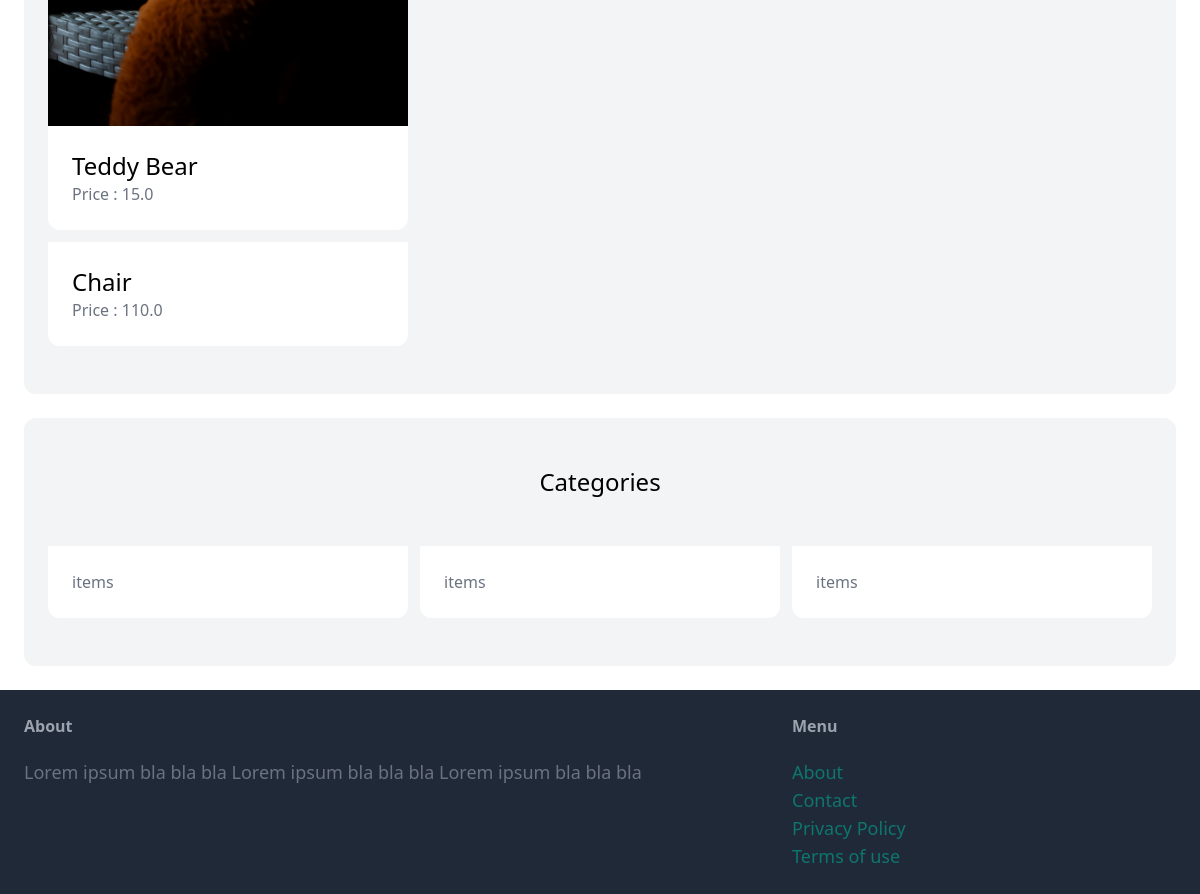
The app's page / (lower part), older data.
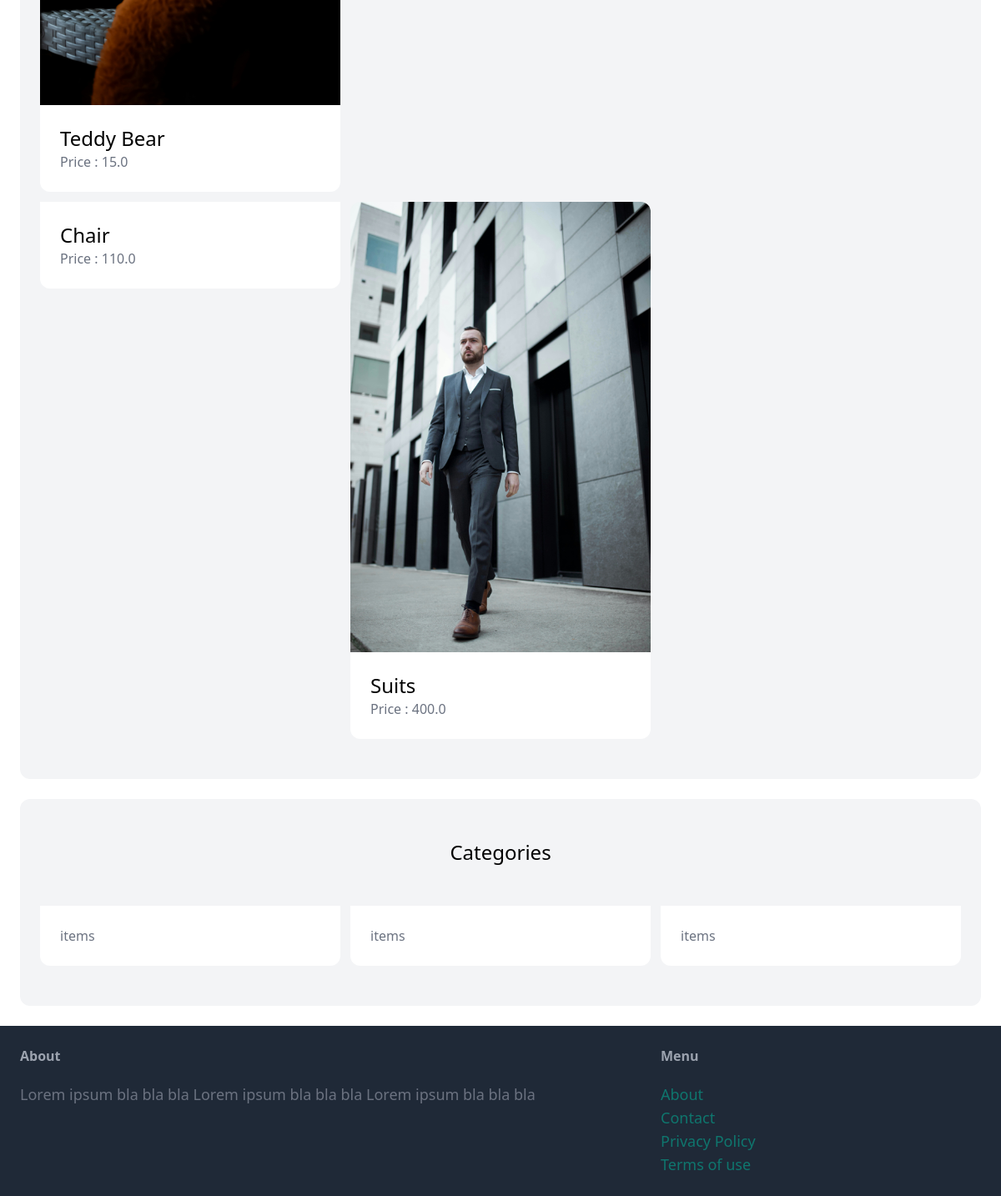
The same page, newer data.
### item/models.py (models this page shows, shortened)
class Item(models.Model):
    category = models. ForeignKey (Category, related_name='items', on_delete= models. CASCADE)
    name = models.CharField(max_length=255)
    description = models.TextField(blank=True, null=True)
    price = models.FloatField()
    image = models.ImageField(upload_to='item_images' ,  blank=True , null=True)
    is_sold = models.BooleanField(default=False)
    created_by = models.ForeignKey(User , related_name = 'items' ,  on_delete=models.CASCADE)
    created_at = models.DateTimeField(auto_now_add=True)

class Category(models.Model):
    name=models.CharField(max_length=255)
    class Meta:
        ordering = ('name' ,)
        verbose_name_plural='Categories'

### core/views.py (the view)
# urls.py: path('', views.index , name='index'),
def index(request) :
    items = Item.objects.filter(is_sold = False)[0:6]
    categories = Category.objects.all()
    return render(request, "core/index.html" , {
         'categories' : categories,
         'items' : items
    })

### core/templates/core/index.html (shortened to what this page needs)
{% extends 'core/base.html'%} {%block title%} Welcome {%endblock %} {% block
content %} {%block content%}
<div class="mt-6 px-6 py-12 bg-gray-100 rounded-xl">
  <div class="grid grid-cols-3 gap-3">
    {% for item in items %}
    <div>
      <a href="{% url 'item:detail' item.id %}">
        <div>
          <img src="{{ item.image.url }}" alt="" class="rounded-t-xl" />
        </div>
        <div class="p-6 bg-white rounded-b-xl">
          <h2 class="text-2xl">{{ item.name }}</h2>
          <p class="text-gray-500">Price : {{item.price}}</p>
        </div>
      </a>
    </div>
    {%endfor%}
  </div>
</div>
<div class="mt-6 px-6 py-12 bg-gray-100 rounded-xl">
  <h2 class="mb-12 text-2xl text-center">Categories</h2>
  <div class="grid grid-cols-3 gap-3">
    {% for category in categories %}
    <a href="#">
      <div class="p-6 bg-white rounded-b-xl">
        <p class="text-gray-500">{{category.item.count}} items</p>
      </div>
    </a>
    {% endfor %}
  </div>
</div>
{% endblock%}

Row changes from the older to the newer data that the page shows:
added Item: image (picture), name "Suits", price "400.0"
